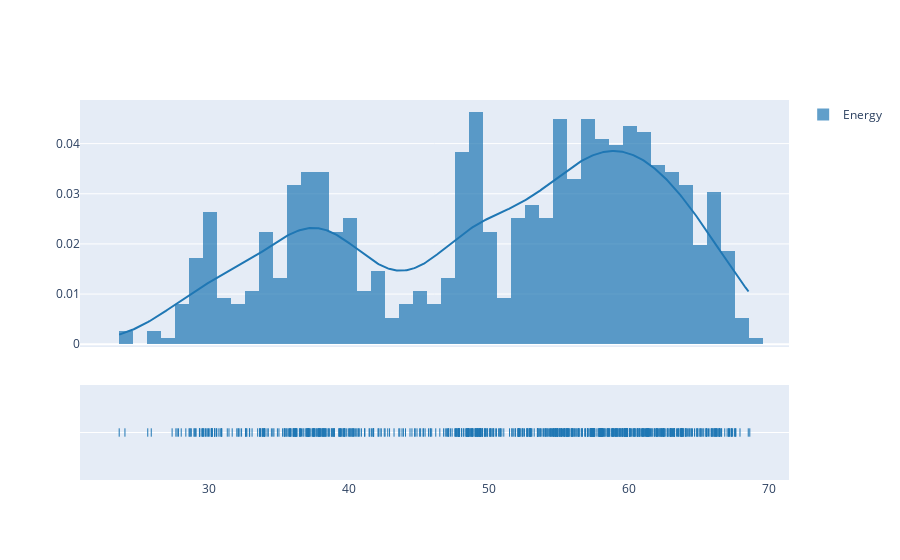

This figure's notebook cell:
### Code cell
df_energy_close = energy_sector_pd[['energy_sector']]
energy_list = np.array(energy_sector_pd['energy_sector'], dtype=float)
hist_data = [energy_list]
group_labels=['Energy']
energy_dist = ff.create_distplot(hist_data, group_labels)
energy_dist.show()

### Figure 1 — Plotly figure (JSON) as saved in the notebook; plotly's stock layout.template omitted (floating-point values rounded to 4 significant figures; data arrays with more than 128 entries replaced by an {"elided": "..."} marker saying what was removed)
{"data": [{"autobinx": false, "histnorm": "probability density", "legendgroup": "Energy", "marker": {"color": "rgb(31, 119, 180)"}, "name": "Energy", "opacity": 0.7, "type": "histogram", "x": {"elided": "757 float values"}, "xaxis": "x", "xbins": {"end": 68.61, "size": 1, "start": 23.57}, "yaxis": "y"}, {"legendgroup": "Energy", "marker": {"color": "rgb(31, 119, 180)"}, "mode": "lines", "name": "Energy", "showlegend": false, "type": "scatter", "x": {"elided": "500 float values"}, "xaxis": "x", "y": {"elided": "500 float values"}, "yaxis": "y"}, {"legendgroup": "Energy", "marker": {"color": "rgb(31, 119, 180)", "symbol": "line-ns-open"}, "mode": "markers", "name": "Energy", "showlegend": false, "type": "scatter", "x": {"elided": "757 float values"}, "xaxis": "x", "y": {"elided": "757 str values"}, "yaxis": "y2"}], "layout": {"barmode": "overlay", "hovermode": "closest", "legend": {"traceorder": "reversed"}, "xaxis": {"anchor": "y2", "domain": [0, 1], "zeroline": false}, "yaxis": {"anchor": "free", "domain": [0.35, 1], "position": 0}, "yaxis2": {"anchor": "x", "domain": [0, 0.25], "dtick": 1, "showticklabels": false}}}
